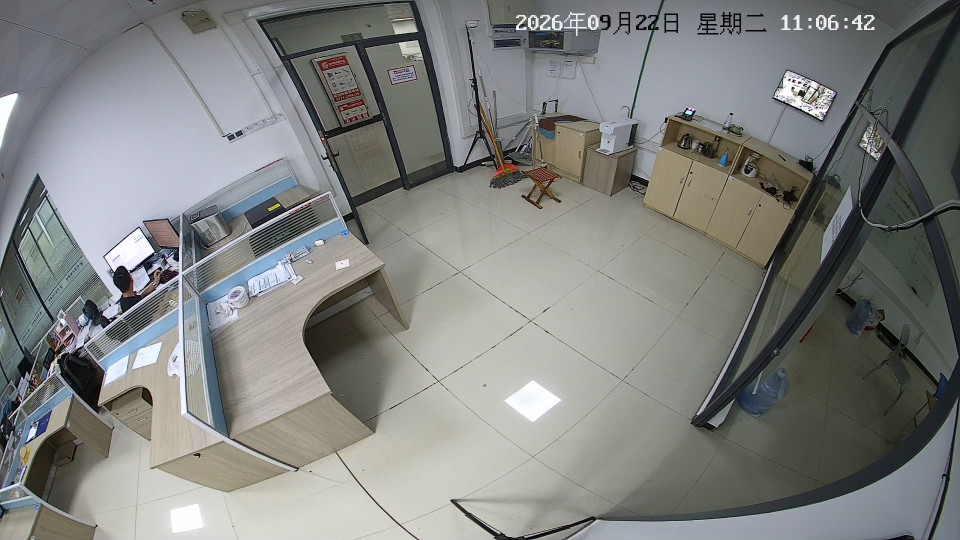
#> input picture abandon_bg_200.jpg, 1920 x 1080 px (shown at 1/2 size)
$ python '02_合成数据.py'
#> lines starting #> are read from the running program, lines starting #| are printed output that depends on the picture; after the words box and inside, x2 and y2 are one past the last pixel; in counts of white or black regions, pixels touching at a corner belong together
# -*- coding: utf-8 -*-
"""
第 2 课 · 合成训练数据
=====================================================================
训练一个"变化检测"网络，最重要的不是网络结构，是数据。
这一课先不碰网络，只解决一件事：**怎么造出 (背景图, 当前图, 掩膜) 这一对半的数据**。

为什么必须合成：
    现场要拍到"有人把东西放下然后走了"的画面，一天也出不了几条。
    但背景是固定的——只要有一张干净的空景图，就可以在上面**任意贴物体**，
    贴多少个、贴多大、贴哪里、贴什么颜色，全都是随机的。
    在线合成 = 数据集没有上限。

【输入】abandon_bg_200.jpg  —— 现场空景原图，1920×1080
        这是你自己已经采好的参考背景图，直接拿来当底。

【输出】学习/合成预览.jpg    —— 左：背景图  中：贴了东西的当前图  右：掩膜
        看一眼就知道合成得对不对。

【跑法】在项目根目录执行：
    D:\\Software\\Anaconda3\\envs\\yolov8\\python.exe 学习\\02_合成数据.py
"""

import cv2
import numpy as np

# ---------------- 现场标定值（来自 item_abandonment 的 ROI 裁剪） ----------------
BG_PATH = "abandon_bg_200.jpg"
ROI_X, ROI_Y, ROI_W, ROI_H = 472, 274, 1088, 806   # 200 号相机的检测区 bbox
OUT_W, OUT_H = 1024, 768                            # 网络输入分辨率（不降采样，只轻微缩放）

# 物体尺寸：8cm ≈ 18px，现场物品大概 12~60px（8cm ~ 30cm）
ITEM_MIN, ITEM_MAX = 12, 60
MAX_ITEMS = 3                                       # 一张图最多贴几个


def load_bg(path, x, y, w, h, out_w, out_h):
    """读空景图 → 裁 ROI → 缩到网络输入尺寸。这就是"背景图 ref"。"""
#> called with path = 'abandon_bg_200.jpg', x = 472, y = 274, w = 1088, h = 806, out_w = 1024, out_h = 768
    raw = cv2.imdecode(np.fromfile(path, dtype=np.uint8), cv2.IMREAD_COLOR)
#> raw is the input picture: shape (1080, 1920, 3); mean B, G, R 126.9, 129.2, 127.4
    if raw is None:
        raise FileNotFoundError(path)
    roi = raw[y:y + h, x:x + w]
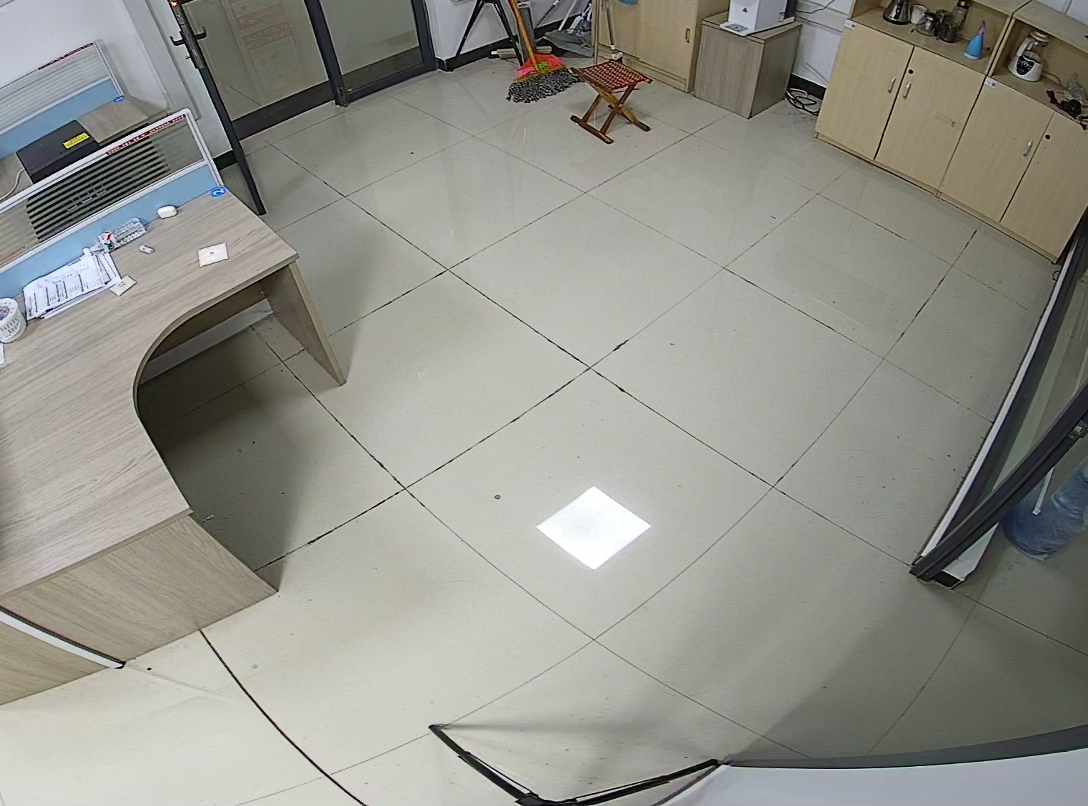
#> roi: shape (806, 1088, 3); mean B, G, R 138.1, 145.5, 145.8
    return cv2.resize(roi, (out_w, out_h), interpolation=cv2.INTER_AREA)


def paste_items(ref, rng):
    """
    在 ref 上随机贴几个小块，同时生成掩膜。
    返回 (当前图 cur, 掩膜 mask)。
    """
    cur = ref.copy()
    mask = np.zeros(ref.shape[:2], np.uint8)

    n = rng.integers(1, MAX_ITEMS + 1)
    for _ in range(n):
        s = int(rng.integers(ITEM_MIN, ITEM_MAX + 1))
        x = int(rng.integers(0, ref.shape[1] - s))
        y = int(rng.integers(0, ref.shape[0] - s))

        # 前景内容：从背景别处随机裁一块 → 自带真实纹理，比纯色块像东西
        sx = int(rng.integers(0, ref.shape[1] - s))
        sy = int(rng.integers(0, ref.shape[0] - s))
        patch = ref[sy:sy + s, sx:sx + s].astype(np.float32)

        # 亮度和色调抖一下，避免网络学到"只有变暗才是物体"
        patch = patch * float(rng.uniform(0.6, 1.5)) + float(rng.uniform(-25, 25))
        patch = np.clip(patch, 0, 255).astype(np.uint8)

        cur[y:y + s, x:x + s] = patch
        mask[y:y + s, x:x + s] = 255
#> this loop made 3 passes
#> pass 1, in paste_items, `patch = patch * float(rng.uniform(0.6, 1.5)) + float(rng.uniform(-25, ..`:
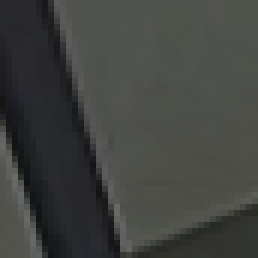
#> patch: shape (43, 43, 3) float32 (shown 6 times larger); mean of channels 0, 1, 2 64.1, 67.1, 65.4; drawn as B, G, R
#> after the loop:
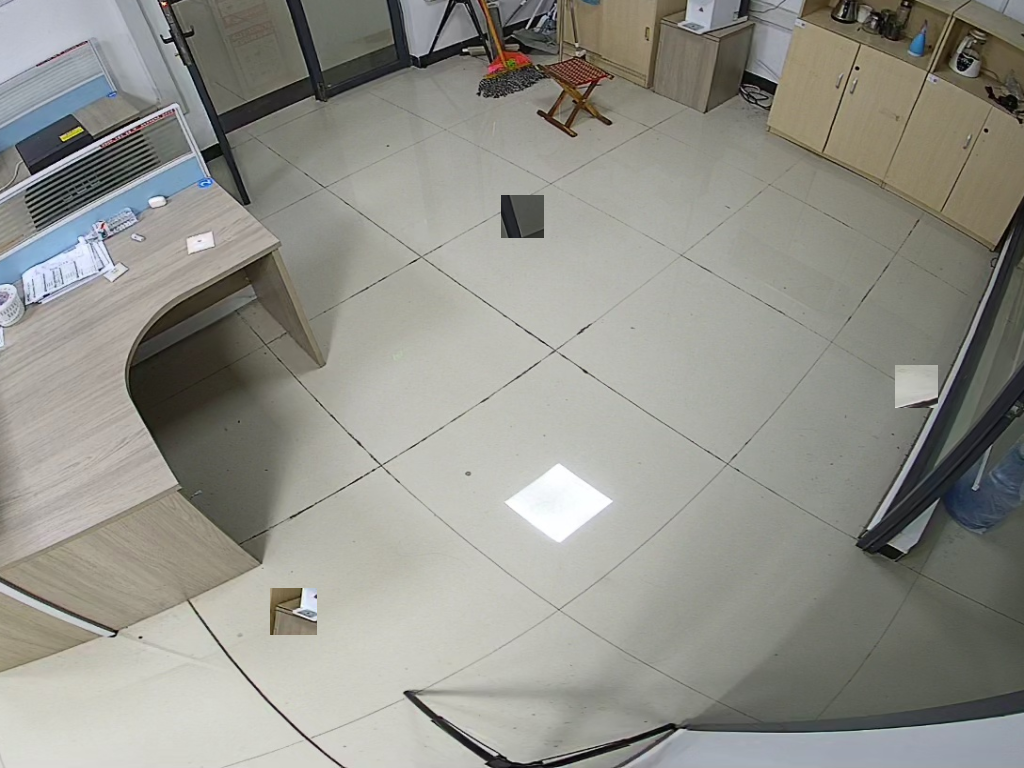
#> cur: shape (768, 1024, 3); mean of channels 0, 1, 2 137.8, 145.2, 145.5; drawn as B, G, R
#> after the loop:
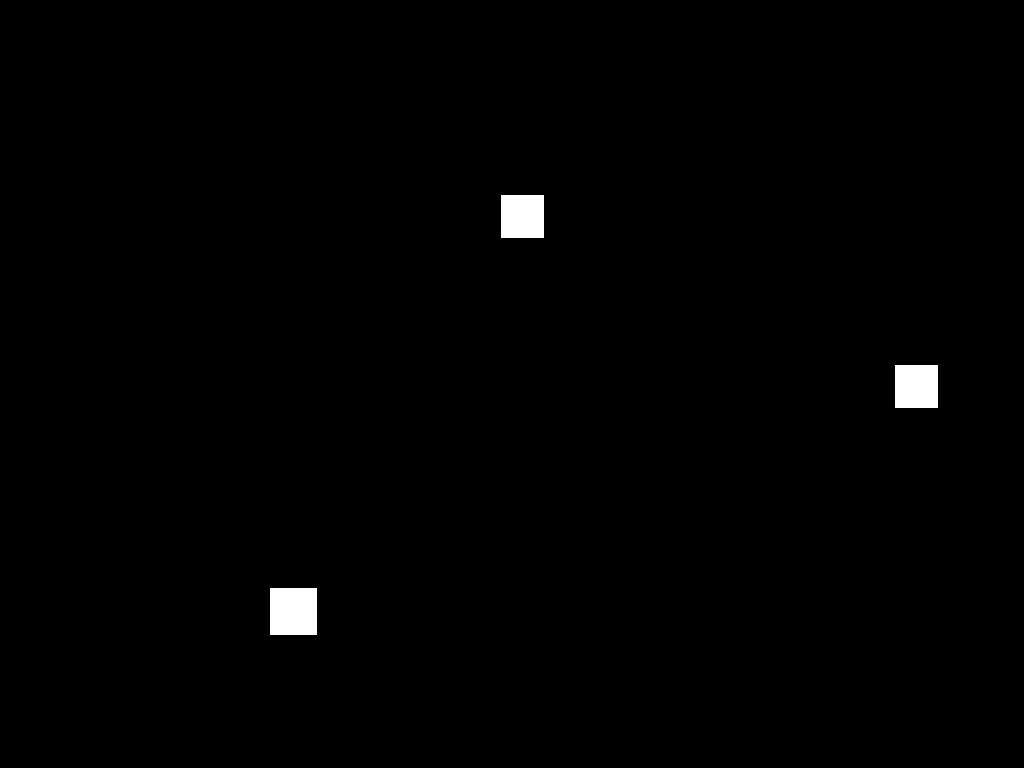
#> mask: shape (768, 1024); 0.75% white; 3 white regions, box (x1, y1, x2, y2) and area: (270, 588, 317, 635) 2209, (501, 195, 544, 238) 1849, (895, 365, 938, 408) 1849
#> after the loop:
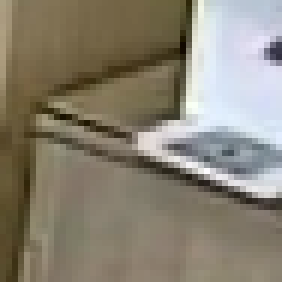
#> patch: shape (47, 47, 3) (shown 6 times larger); mean of channels 0, 1, 2 115.4, 130.3, 137.2; drawn as B, G, R

    return cur, mask


def main():
    rng = np.random.default_rng(0)
    ref = load_bg(BG_PATH, ROI_X, ROI_Y, ROI_W, ROI_H, OUT_W, OUT_H)
    cur, mask = paste_items(ref, rng)

    print("背景图 ref.shape =", ref.shape)
#| 背景图 ref.shape = (768, 1024, 3)
    print("当前图 cur.shape =", cur.shape)
#| 当前图 cur.shape = (768, 1024, 3)
    print("掩膜  mask.shape =", mask.shape, " dtype =", mask.dtype)
#| 掩膜  mask.shape = (768, 1024)  dtype = uint8
    print("掩膜里为 255 的像素占比 = %.4f%%" % (100.0 * (mask > 0).mean()))
#| 掩膜里为 255 的像素占比 = 0.7511%

    # 拼成三联图看效果：背景 | 当前 | 掩膜
    mask3 = cv2.cvtColor(mask, cv2.COLOR_GRAY2BGR)
    preview = np.hstack([ref, cur, mask3])
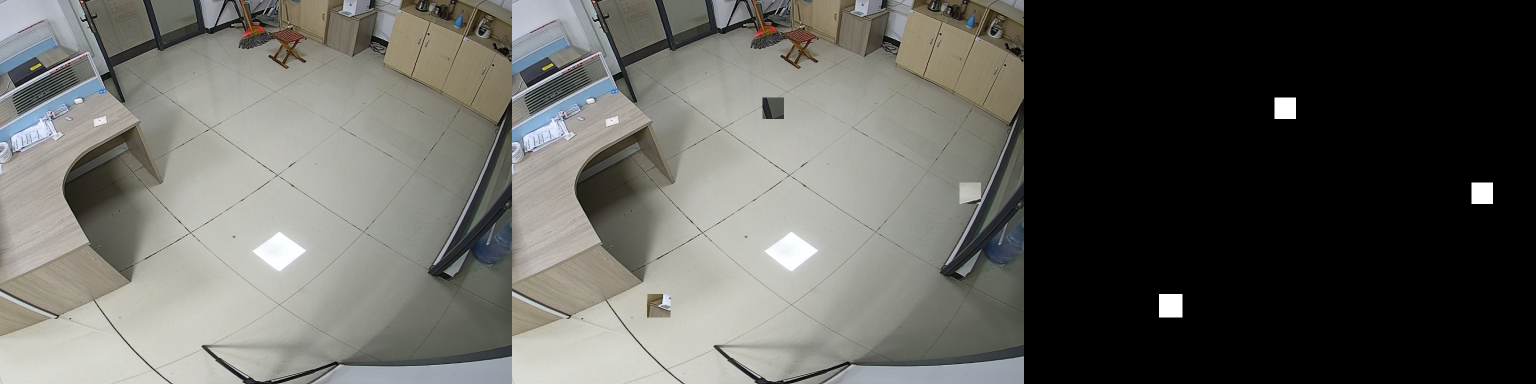
#> preview: shape (768, 3072, 3) (shown at 1/2 size); mean of channels 0, 1, 2 92.6, 97.5, 97.7; drawn as B, G, R
    preview = cv2.resize(preview, (preview.shape[1] // 2, preview.shape[0] // 2))
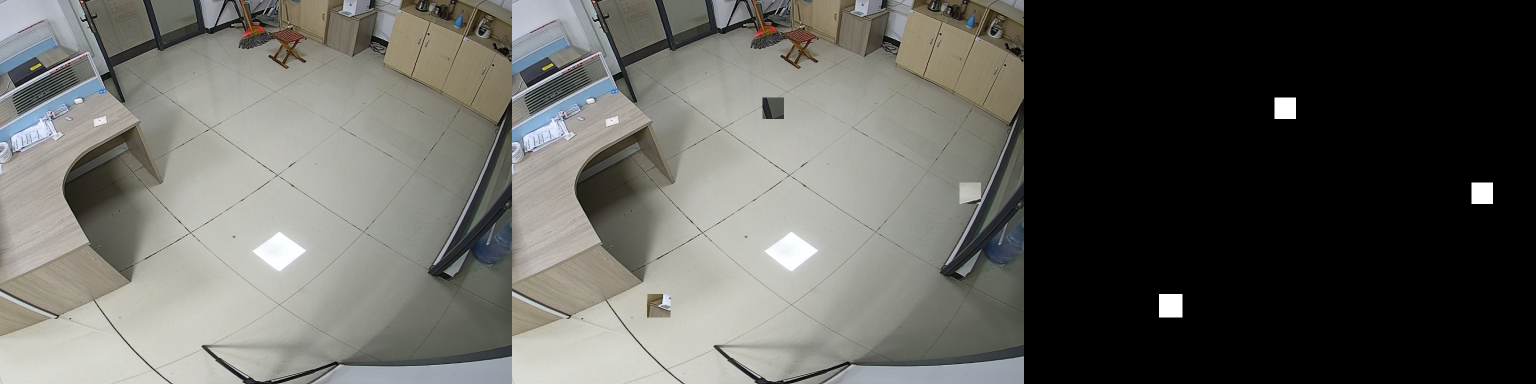
#> preview: shape (384, 1536, 3); mean of channels 0, 1, 2 92.7, 97.6, 97.8; drawn as B, G, R
    ok, buf = cv2.imencode(".jpg", preview, [int(cv2.IMWRITE_JPEG_QUALITY), 92])
    buf.tofile("学习/合成预览.jpg")     # ⚠️ 中文路径必须走 imencode，cv2.imwrite 会静默失败
    print("已写 学习/合成预览.jpg  尺寸 =", preview.shape[:2])
#| 已写 学习/合成预览.jpg  尺寸 = (384, 1536)


if __name__ == "__main__":
    main()

$ run again, with abandon_bg_201.jpg copied over abandon_bg_200.jpg
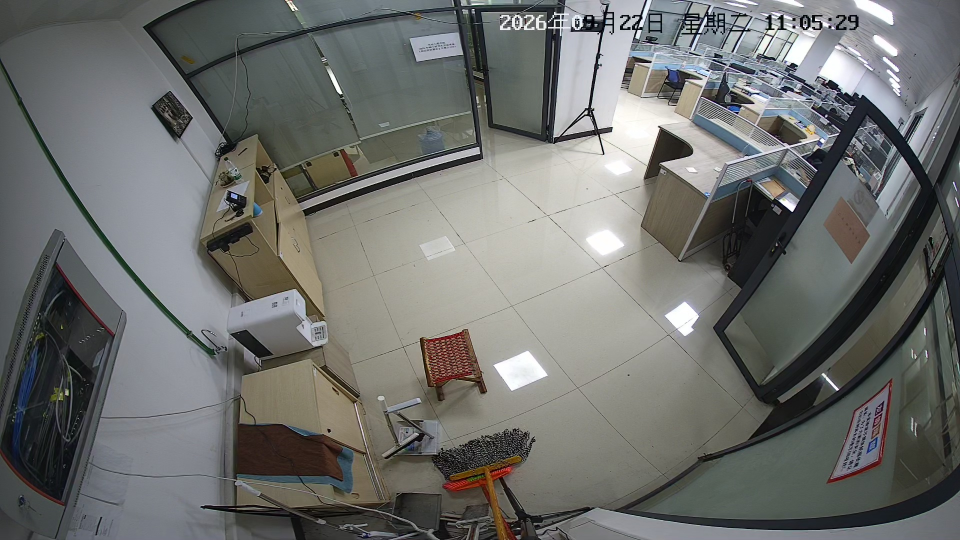
#> input picture abandon_bg_201.jpg, 1920 x 1080 px (shown at 1/2 size)
#> in load_bg, raw is the input picture: shape (1080, 1920, 3); mean B, G, R 108.7, 111.2, 109.7
#> after the loop in paste_items, `for _ in range(n):`:
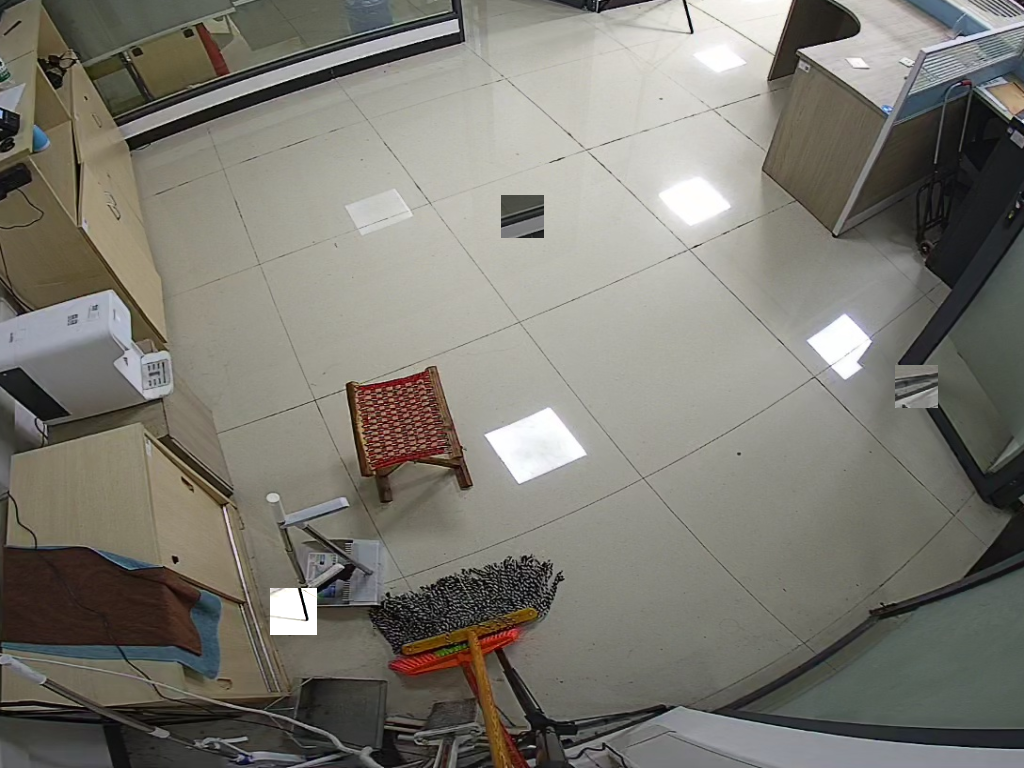
#> cur: shape (768, 1024, 3); mean of channels 0, 1, 2 113.3, 121.5, 123.7; drawn as B, G, R
#| 背景图 ref.shape = (768, 1024, 3)
#| 当前图 cur.shape = (768, 1024, 3)
#| 掩膜  mask.shape = (768, 1024)  dtype = uint8
#| 掩膜里为 255 的像素占比 = 0.7511%
#> mask3: shape (768, 1024, 3); 0.75% white; 3 white regions, box (x1, y1, x2, y2) and area: (270, 588, 317, 635) 2209, (501, 195, 544, 238) 1849, (895, 365, 938, 408) 1849
#> in main, `preview = cv2.resize(preview, (preview.shape[1] // 2, preview.shape[0]..`:
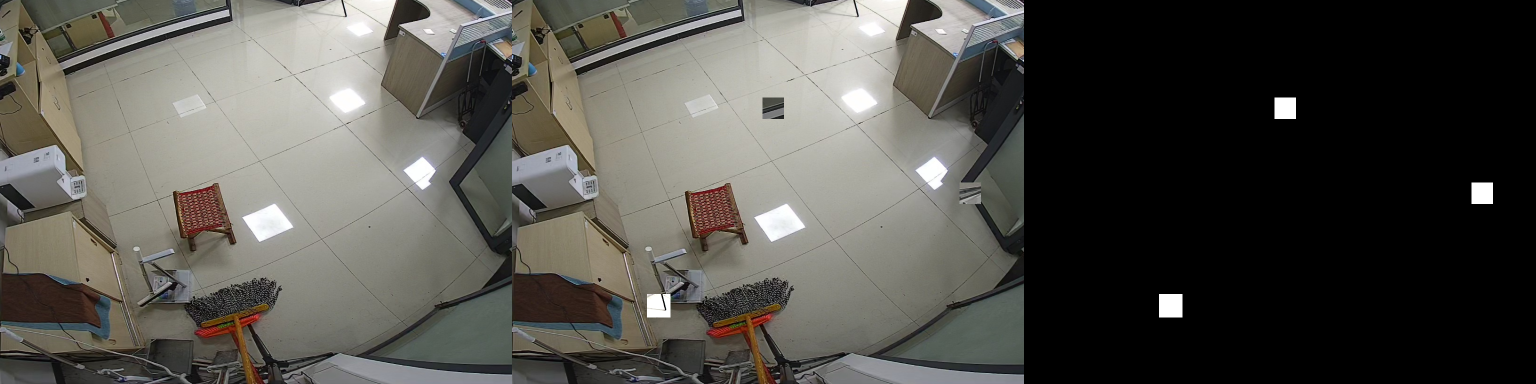
#> preview: shape (384, 1536, 3); mean of channels 0, 1, 2 76.2, 81.6, 83.1; drawn as B, G, R
#| 已写 学习/合成预览.jpg  尺寸 = (384, 1536)
